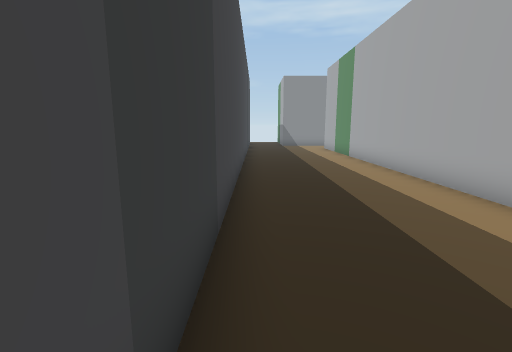
View 1 (above)

17 first-person views from a walk through a scene from a Unity 3-D project. The camera is 1.4 m above the floor, tilts 10° down and sees 85° across. The floor is counted in squares, 1 m on a side. Each view is taken from the middle of a square. On the plan, view 1 faces up. The plan holds only what a view shows up to about 14 squares ahead; the rest is blank. The place goes on beyond the plan. The player is left out.

View 2
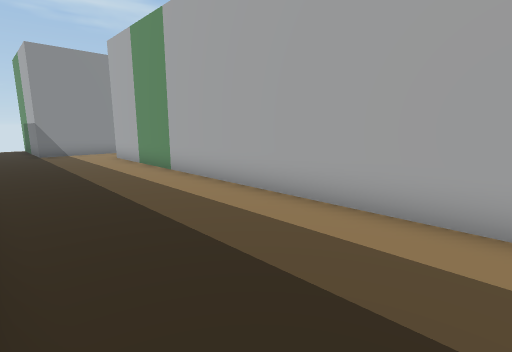

View 3
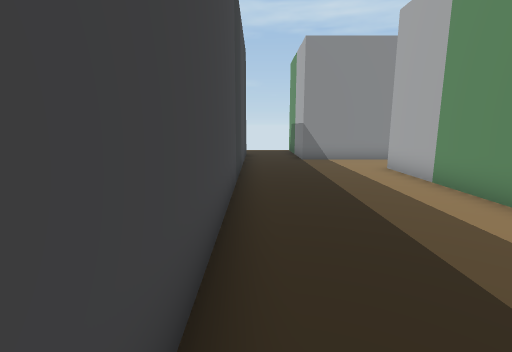

View 4
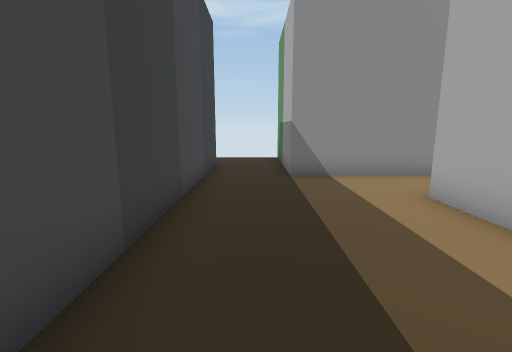

View 5
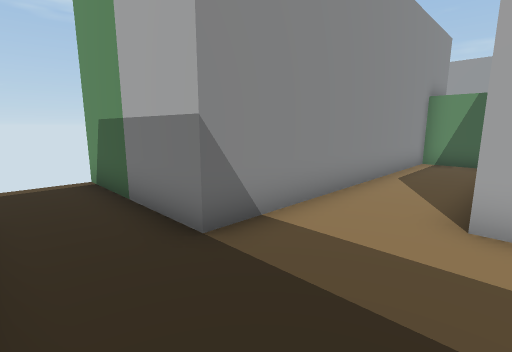

View 6
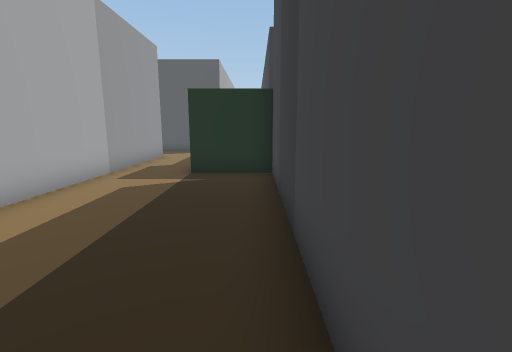

View 7
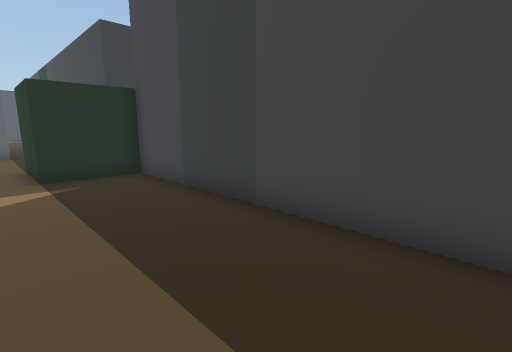

View 8
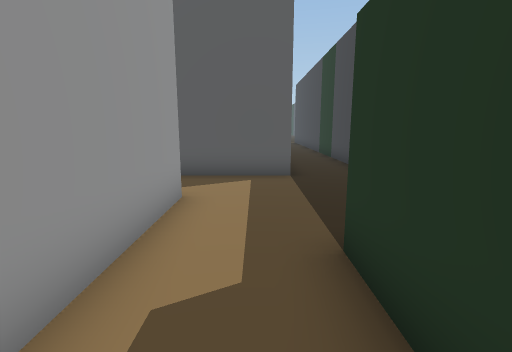

View 9
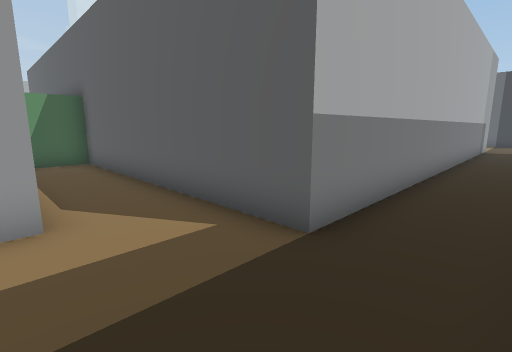

View 10
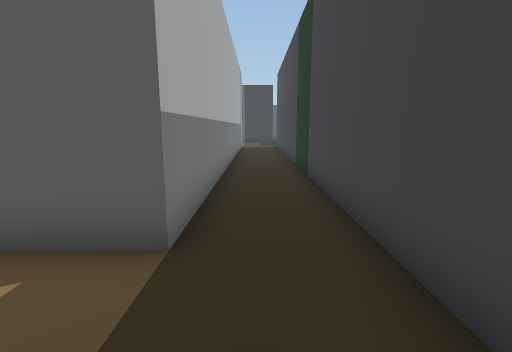

View 11
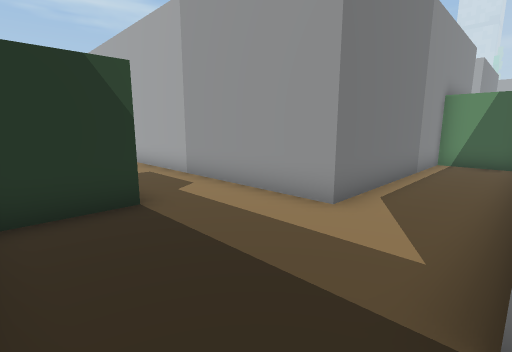

View 12
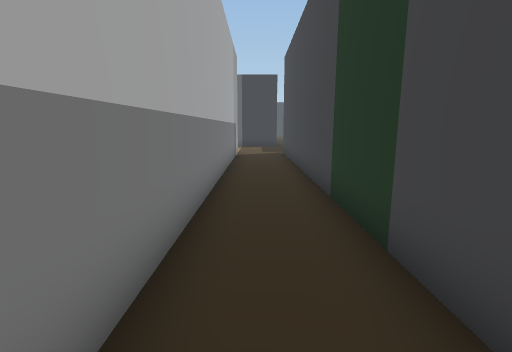

View 13
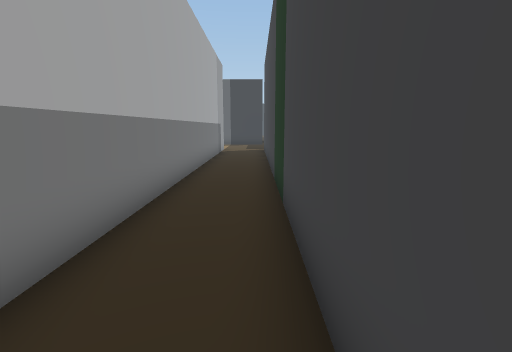

View 14
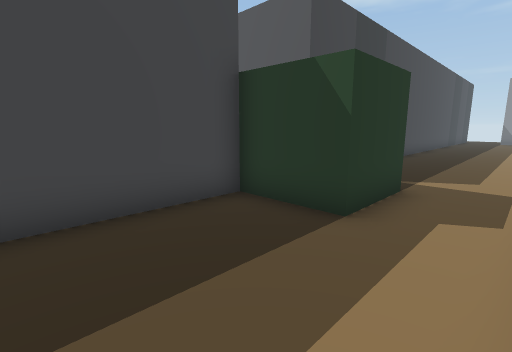

View 15
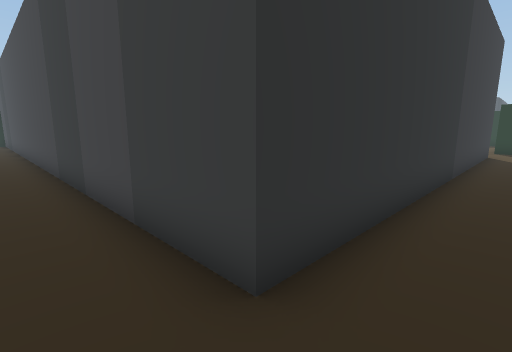

View 16
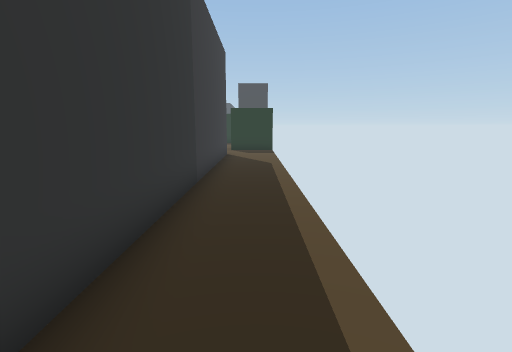

View 17
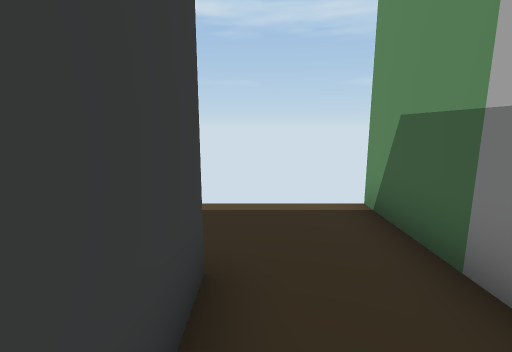

### Floor plan
Points are (right, up) in squares from view 1. A wall is a line through its corners. A room is listed if a view was taken in it or the views show most of it. See-through windows are left out.
Room 1 (views 1, 2, 3, 4, 5, 6, 7, 8, 15, 16, 17)
walls: (4.5, 4.8) (4.5, 18.5); (12, 19.2) (12, 21) (2, 21) (2, 26); (-11.5, 23.5) (-0.5, 23.5) (-0.5, -1.5) (2, -1.5) (2, -4); (4.5, -4.5) (4.5, 2.2)
ways out: opening at (3, -4) to room 2
Room 2 (views 9, 10, 11, 12, 13, 14)
walls: (2, -4) (-0.5, -4) (-0.5, -21.5); (2, -21.5) (2, -9) (12, -9) (12, -6.5) (4.5, -6.5) (4.5, -4.5)
ways out: opening at (3, -4) to room 1

Positions as (right, up) in squares from view 1, and headings:
1: (0, 0), facing up
2: (0, 5), facing up-right
3: (0, 9), facing up
4: (1, 13), facing up
5: (0, 18), facing up-right
6: (0, 7), facing down
7: (3, 7), facing down-left
8: (3, -1), facing down
9: (0, -6), facing down-right
10: (1, -6), facing down
11: (0, -9), facing up-right
12: (1, -11), facing down
13: (0, -9), facing down
14: (4, -8), facing up-left
15: (1, 25), facing down-left
16: (-1, 25), facing left
17: (0, 21), facing up
